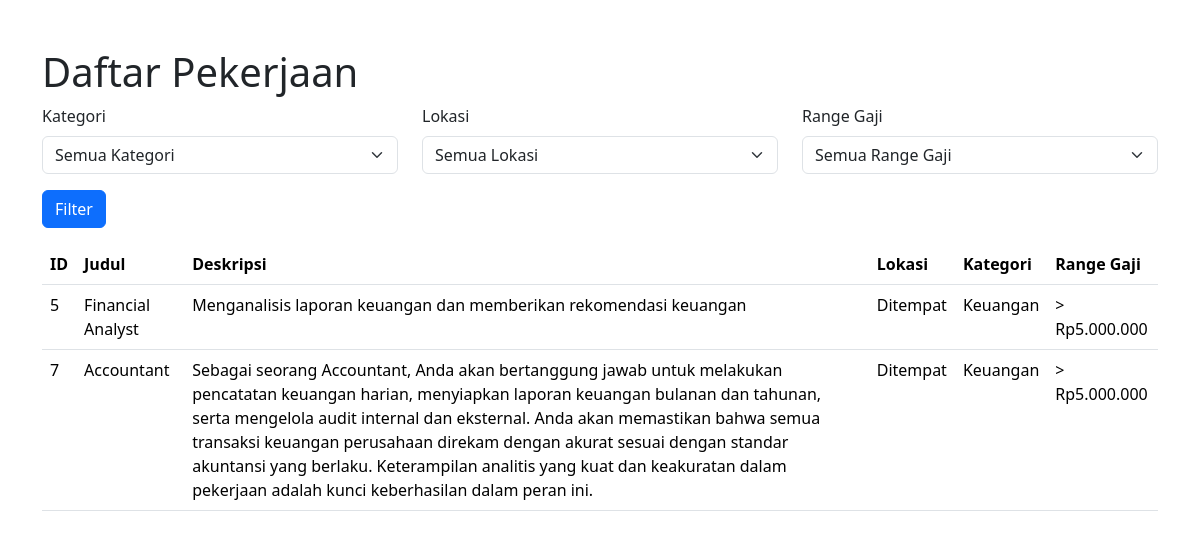
Page /jobs.php?kategori=Keuangan on the committed database.
### tables this page shows
CREATE TABLE `jobs` (
  `id` int(11) NOT NULL,
  `judul` varchar(255) DEFAULT NULL,
  `deskripsi` text DEFAULT NULL,
  `lokasi` varchar(100) DEFAULT NULL,
  `kategori` varchar(100) DEFAULT NULL,
  `range_gaji` varchar(100) DEFAULT NULL
);

### jobs.php (the view, shortened to what this page needs)
<?php
include 'koneksi.php';
?>
<!DOCTYPE html>
<html lang="en">
<head>
    <link href="https://cdn.jsdelivr.net/npm/bootstrap@5.3.3/dist/css/bootstrap.min.css" rel="stylesheet">
</head>
<body>
<div class="container">
    <h1 class="mt-5">Daftar Pekerjaan</h1>
    <form method="GET">
        <div class="row">
            <div class="col-md-4 mb-3">
                <label for="kategori" class="form-label">Kategori</label>
                <select class="form-select" id="kategori" name="kategori">
                    <option value="">Semua Kategori</option>
                </select>
            </div>
            <div class="col-md-4 mb-3">
                <label for="lokasi" class="form-label">Lokasi</label>
                <select class="form-select" id="lokasi" name="lokasi">
                    <option value="">Semua Lokasi</option>
                </select>
            </div>
            <div class="col-md-4 mb-3">
                <label for="range_gaji" class="form-label">Range Gaji</label>
                <select class="form-select" id="range_gaji" name="range_gaji">
                    <option value="">Semua Range Gaji</option>
                </select>
            </div>
        </div>
        <button type="submit" class="btn btn-primary">Filter</button>
    </form>
    <table class="table mt-3">
        <thead>
            <tr>
                <th>ID</th>
                <th>Judul</th>
                <th>Deskripsi</th>
                <th>Lokasi</th>
                <th>Kategori</th>
                <th>Range Gaji</th>
            </tr>
        </thead>
        <tbody>
            <?php
            $filter_kategori = isset($_GET['kategori']) ? $_GET['kategori'] : '';
            $sql_filter = "SELECT * FROM Jobs WHERE 1=1";
            if (!empty($filter_kategori)) {
                $sql_filter .= " AND kategori='$filter_kategori'";
            }
            $result_filter = $conn->query($sql_filter);
            if ($result_filter->num_rows > 0) {
                while($row = $result_filter->fetch_assoc()) {
                    echo "<tr>";
                    echo "<td>" . $row["id"] . "</td>";
                    echo "<td>" . $row["judul"] . "</td>";
                    echo "<td>" . $row["deskripsi"] . "</td>";
                    echo "<td>" . $row["lokasi"] . "</td>";
                    echo "<td>" . $row["kategori"] . "</td>";
                    echo "<td>" . $row["range_gaji"] . "</td>";
                    echo "</tr>";
                }
            } else {
                echo "<tr><td colspan='6'>Tidak ada data yang sesuai dengan filter</td></tr>";
            }
            ?>
        </tbody>
    </table>
</div>
</body>
</html>

### rows in the picture
jobs: id "5", judul "Financial Analyst", deskripsi "Menganalisis laporan keuangan dan memberikan rekomendasi keuangan", lokasi "Ditempat", kategori "Keuangan", range_gaji "> Rp5.000.000"
jobs: id "7", judul "Accountant", deskripsi "Sebagai seorang Accountant, Anda akan bertanggung jawab untuk melakukan pencatatan keuangan harian, menyiapkan laporan keuangan bulanan dan tahunan, serta mengelola audit internal dan eksternal. Anda akan memastikan bahwa semua transaksi keuangan perusahaan direkam dengan akurat sesuai dengan standar akuntansi yang berlaku. Keterampilan analitis yang kuat dan keakuratan dalam pekerjaan adalah kunci keberhasilan dalam peran ini.", lokasi "Ditempat", kategori "Keuangan", range_gaji "> Rp5.000.000"
